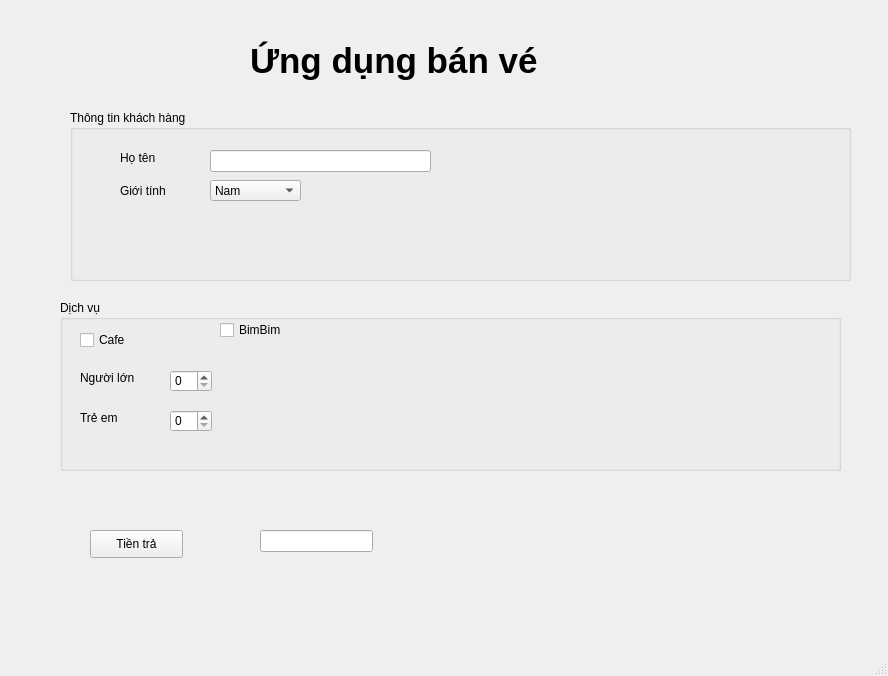
<?xml version="1.0" encoding="UTF-8"?>
<ui version="4.0">
 <class>MainWindow</class>
 <widget class="QMainWindow" name="MainWindow">
  <property name="geometry">
   <rect>
    <x>0</x>
    <y>0</y>
    <width>888</width>
    <height>676</height>
   </rect>
  </property>
  <property name="windowTitle">
   <string>MainWindow</string>
  </property>
  <widget class="QWidget" name="centralwidget">
   <widget class="QLabel" name="label">
    <property name="geometry">
     <rect>
      <x>250</x>
      <y>10</y>
      <width>401</width>
      <height>101</height>
     </rect>
    </property>
    <property name="font">
     <font>
      <pointsize>26</pointsize>
      <weight>75</weight>
      <bold>true</bold>
     </font>
    </property>
    <property name="text">
     <string>Ứng dụng bán vé</string>
    </property>
   </widget>
   <widget class="QGroupBox" name="groupBox">
    <property name="geometry">
     <rect>
      <x>70</x>
      <y>110</y>
      <width>781</width>
      <height>171</height>
     </rect>
    </property>
    <property name="title">
     <string>Thông tin khách hàng</string>
    </property>
    <widget class="QLabel" name="label_2">
     <property name="geometry">
      <rect>
       <x>50</x>
       <y>40</y>
       <width>55</width>
       <height>16</height>
      </rect>
     </property>
     <property name="text">
      <string>Họ tên</string>
     </property>
    </widget>
    <widget class="QLineEdit" name="txtName">
     <property name="geometry">
      <rect>
       <x>140</x>
       <y>40</y>
       <width>221</width>
       <height>22</height>
      </rect>
     </property>
    </widget>
    <widget class="QLabel" name="label_3">
     <property name="geometry">
      <rect>
       <x>50</x>
       <y>70</y>
       <width>55</width>
       <height>21</height>
      </rect>
     </property>
     <property name="text">
      <string>Giới tính</string>
     </property>
    </widget>
    <widget class="QComboBox" name="cbGender">
     <property name="geometry">
      <rect>
       <x>140</x>
       <y>70</y>
       <width>91</width>
       <height>21</height>
      </rect>
     </property>
     <item>
      <property name="text">
       <string>Nam</string>
      </property>
     </item>
     <item>
      <property name="text">
       <string>Nu</string>
      </property>
     </item>
    </widget>
   </widget>
   <widget class="QGroupBox" name="groupBox_2">
    <property name="geometry">
     <rect>
      <x>60</x>
      <y>300</y>
      <width>781</width>
      <height>171</height>
     </rect>
    </property>
    <property name="title">
     <string>Dịch vụ</string>
    </property>
    <widget class="QCheckBox" name="checkBoxCafe">
     <property name="geometry">
      <rect>
       <x>20</x>
       <y>30</y>
       <width>81</width>
       <height>20</height>
      </rect>
     </property>
     <property name="text">
      <string>Cafe</string>
     </property>
    </widget>
    <widget class="QCheckBox" name="checkBoxBimBim">
     <property name="geometry">
      <rect>
       <x>160</x>
       <y>20</y>
       <width>81</width>
       <height>20</height>
      </rect>
     </property>
     <property name="text">
      <string>BimBim</string>
     </property>
    </widget>
    <widget class="QSpinBox" name="spinBoxNguoiLon">
     <property name="geometry">
      <rect>
       <x>110</x>
       <y>70</y>
       <width>42</width>
       <height>22</height>
      </rect>
     </property>
    </widget>
    <widget class="QLabel" name="label_4">
     <property name="geometry">
      <rect>
       <x>20</x>
       <y>70</y>
       <width>55</width>
       <height>16</height>
      </rect>
     </property>
     <property name="text">
      <string>Người lớn</string>
     </property>
    </widget>
    <widget class="QLabel" name="label_5">
     <property name="geometry">
      <rect>
       <x>20</x>
       <y>110</y>
       <width>55</width>
       <height>16</height>
      </rect>
     </property>
     <property name="text">
      <string>Trẻ em</string>
     </property>
    </widget>
    <widget class="QSpinBox" name="spinBoxTrem">
     <property name="geometry">
      <rect>
       <x>110</x>
       <y>110</y>
       <width>42</width>
       <height>22</height>
      </rect>
     </property>
    </widget>
   </widget>
   <widget class="QPushButton" name="btnTinhTien">
    <property name="geometry">
     <rect>
      <x>90</x>
      <y>530</y>
      <width>93</width>
      <height>28</height>
     </rect>
    </property>
    <property name="text">
     <string>Tiền trả</string>
    </property>
   </widget>
   <widget class="QLineEdit" name="txtTienTra">
    <property name="geometry">
     <rect>
      <x>260</x>
      <y>530</y>
      <width>113</width>
      <height>22</height>
     </rect>
    </property>
   </widget>
  </widget>
  <widget class="QMenuBar" name="menubar">
   <property name="geometry">
    <rect>
     <x>0</x>
     <y>0</y>
     <width>888</width>
     <height>26</height>
    </rect>
   </property>
  </widget>
  <widget class="QStatusBar" name="statusbar"/>
 </widget>
 <resources/>
 <connections/>
</ui>
